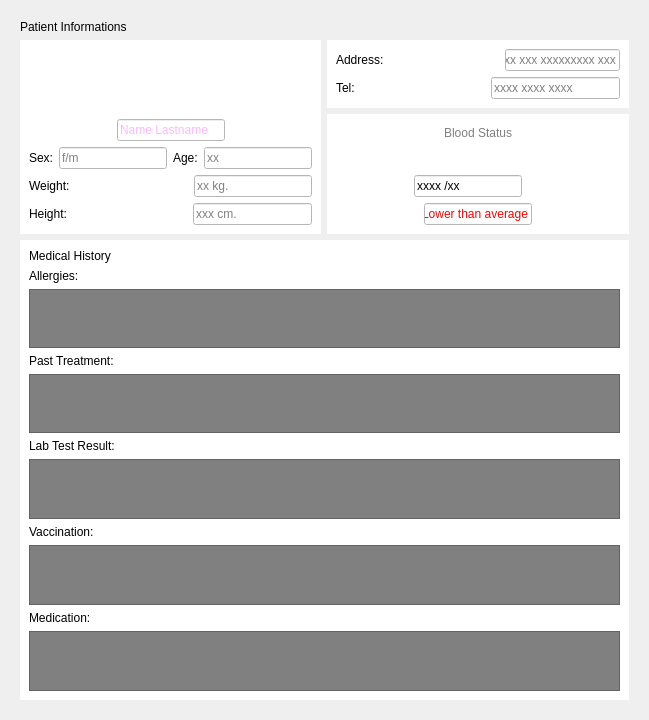
             <widget class="QWidget" name="medical_record_page">
              <property name="minimumSize">
               <size>
                <width>0</width>
                <height>720</height>
               </size>
              </property>
              <property name="maximumSize">
               <size>
                <width>1280</width>
                <height>720</height>
               </size>
              </property>
              <layout class="QVBoxLayout" name="verticalLayout_12">
               <item>
                <widget class="QWidget" name="medical_record_widget" native="true">
                 <property name="minimumSize">
                  <size>
                   <width>0</width>
                   <height>0</height>
                  </size>
                 </property>
                 <property name="maximumSize">
                  <size>
                   <width>1280</width>
                   <height>720</height>
                  </size>
                 </property>
                 <layout class="QVBoxLayout" name="verticalLayout_9">
                  <item>
                   <widget class="QLabel" name="label_patient_info">
                    <property name="styleSheet">
                     <string notr="true">font: 20pt &quot;Microsoft Sans Serif&quot;;</string>
                    </property>
                    <property name="text">
                     <string>Patient Informations</string>
                    </property>
                   </widget>
                  </item>
                  <item>
                   <layout class="QHBoxLayout" name="horizontalLayout_5">
                    <item>
                     <widget class="QWidget" name="patient_info1_widget" native="true">
                      <property name="styleSheet">
                       <string notr="true">background-color: rgb(255, 255, 255);</string>
                      </property>
                      <layout class="QVBoxLayout" name="verticalLayout_6">
                       <item>
                        <layout class="QHBoxLayout" name="horizontalLayout_11">
                         <item>
                          <spacer name="horizontalSpacer_6">
                           <property name="orientation">
                            <enum>Qt::Horizontal</enum>
                           </property>
                           <property name="sizeHint" stdset="0">
                            <size>
                             <width>68</width>
                             <height>20</height>
                            </size>
                           </property>
                          </spacer>
                         </item>
                         <item>
                          <widget class="QLabel" name="label_9">
                           <property name="text">
                            <string/>
                           </property>
                           <property name="pixmap">
                            <pixmap resource="images.qrc">:/images/icons8-user-48.png</pixmap>
                           </property>
                          </widget>
                         </item>
                         <item>
                          <spacer name="horizontalSpacer_7">
                           <property name="orientation">
                            <enum>Qt::Horizontal</enum>
                           </property>
                           <property name="sizeHint" stdset="0">
                            <size>
                             <width>88</width>
                             <height>20</height>
                            </size>
                           </property>
                          </spacer>
                         </item>
                        </layout>
                       </item>
                       <item>
                        <layout class="QHBoxLayout" name="horizontalLayout_10">
                         <item>
                          <spacer name="horizontalSpacer_8">
                           <property name="orientation">
                            <enum>Qt::Horizontal</enum>
                           </property>
                           <property name="sizeHint" stdset="0">
                            <size>
                             <width>68</width>
                             <height>20</height>
                            </size>
                           </property>
                          </spacer>
                         </item>
                         <item>
                          <widget class="QLineEdit" name="lineEdit_4">
                           <property name="styleSheet">
                            <string notr="true">font: 15pt &quot;Microsoft Sans Serif&quot;;
color: rgb(255, 184, 255);</string>
                           </property>
                           <property name="text">
                            <string>Name Lastname</string>
                           </property>
                          </widget>
                         </item>
                         <item>
                          <spacer name="horizontalSpacer_9">
                           <property name="orientation">
                            <enum>Qt::Horizontal</enum>
                           </property>
                           <property name="sizeHint" stdset="0">
                            <size>
                             <width>40</width>
                             <height>20</height>
                            </size>
                           </property>
                          </spacer>
                         </item>
                        </layout>
                       </item>
                       <item>
                        <layout class="QHBoxLayout" name="horizontalLayout_4">
                         <item>
                          <widget class="QLabel" name="label_13">
                           <property name="text">
                            <string>Sex:</string>
                           </property>
                          </widget>
                         </item>
                         <item>
                          <widget class="QLineEdit" name="lineEdit_5">
                           <property name="styleSheet">
                            <string notr="true">color: grey;</string>
                           </property>
                           <property name="text">
                            <string>f/m</string>
                           </property>
                          </widget>
                         </item>
                         <item>
                          <widget class="QLabel" name="label_14">
                           <property name="text">
                            <string>Age:</string>
                           </property>
                          </widget>
                         </item>
                         <item>
                          <widget class="QLineEdit" name="lineEdit_10">
                           <property name="styleSheet">
                            <string notr="true">color: grey;
</string>
                           </property>
                           <property name="text">
                            <string>xx </string>
                           </property>
                          </widget>
                         </item>
                        </layout>
                       </item>
                       <item>
                        <layout class="QHBoxLayout" name="horizontalLayout_6">
                         <item>
                          <widget class="QLabel" name="label_11">
                           <property name="text">
                            <string>Weight:</string>
                           </property>
                          </widget>
                         </item>
                         <item>
                          <spacer name="horizontalSpacer">
                           <property name="orientation">
                            <enum>Qt::Horizontal</enum>
                           </property>
                           <property name="sizeHint" stdset="0">
                            <size>
                             <width>40</width>
                             <height>20</height>
                            </size>
                           </property>
                          </spacer>
                         </item>
                         <item>
                          <widget class="QLineEdit" name="lineEdit_6">
                           <property name="styleSheet">
                            <string notr="true">color: grey;</string>
                           </property>
                           <property name="text">
                            <string>xx kg.</string>
                           </property>
                          </widget>
                         </item>
                        </layout>
                       </item>
                       <item>
                        <layout class="QHBoxLayout" name="horizontalLayout_7">
                         <item>
                          <widget class="QLabel" name="label_12">
                           <property name="text">
                            <string>Height:</string>
                           </property>
                          </widget>
                         </item>
                         <item>
                          <spacer name="horizontalSpacer_3">
                           <property name="orientation">
                            <enum>Qt::Horizontal</enum>
                           </property>
                           <property name="sizeHint" stdset="0">
                            <size>
                             <width>40</width>
                             <height>20</height>
                            </size>
                           </property>
                          </spacer>
                         </item>
                         <item>
                          <widget class="QLineEdit" name="lineEdit_7">
                           <property name="styleSheet">
                            <string notr="true">color: grey;</string>
                           </property>
                           <property name="text">
                            <string>xxx cm.</string>
                           </property>
                          </widget>
                         </item>
                        </layout>
                       </item>
                      </layout>
                     </widget>
                    </item>
                    <item>
                     <layout class="QVBoxLayout" name="verticalLayout_5">
                      <item>
                       <widget class="QWidget" name="patient_info2_widget" native="true">
                        <property name="styleSheet">
                         <string notr="true">background-color: rgb(255, 255, 255);</string>
                        </property>
                        <layout class="QVBoxLayout" name="verticalLayout_4">
                         <item>
                          <layout class="QHBoxLayout" name="horizontalLayout_8">
                           <item>
                            <widget class="QLabel" name="label_address">
                             <property name="text">
                              <string>Address:</string>
                             </property>
                            </widget>
                           </item>
                           <item>
                            <spacer name="horizontalSpacer_4">
                             <property name="orientation">
                              <enum>Qt::Horizontal</enum>
                             </property>
                             <property name="sizeHint" stdset="0">
                              <size>
                               <width>40</width>
                               <height>20</height>
                              </size>
                             </property>
                            </spacer>
                           </item>
                           <item>
                            <widget class="QLineEdit" name="lineEdit_address">
                             <property name="styleSheet">
                              <string notr="true">color: grey;</string>
                             </property>
                             <property name="text">
                              <string>xxx xxx xxxxxxxxx xxx</string>
                             </property>
                            </widget>
                           </item>
                          </layout>
                         </item>
                         <item>
                          <layout class="QHBoxLayout" name="horizontalLayout_9">
                           <item>
                            <widget class="QLabel" name="label_tel_no">
                             <property name="text">
                              <string>Tel:</string>
                             </property>
                            </widget>
                           </item>
                           <item>
                            <spacer name="horizontalSpacer_5">
                             <property name="orientation">
                              <enum>Qt::Horizontal</enum>
                             </property>
                             <property name="sizeHint" stdset="0">
                              <size>
                               <width>40</width>
                               <height>20</height>
                              </size>
                             </property>
                            </spacer>
                           </item>
                           <item>
                            <widget class="QLineEdit" name="lineEdit_tel_no">
                             <property name="styleSheet">
                              <string notr="true">color: grey;</string>
                             </property>
                             <property name="text">
                              <string>xxxx xxxx xxxx </string>
                             </property>
                            </widget>
                           </item>
                          </layout>
                         </item>
                        </layout>
                       </widget>
                      </item>
                      <item>
                       <widget class="QWidget" name="patient_info3_widget" native="true">
                        <property name="styleSheet">
                         <string notr="true">background-color: rgb(255, 255, 255);</string>
                        </property>
                        <layout class="QVBoxLayout" name="verticalLayout_7">
                         <item>
                          <layout class="QHBoxLayout" name="horizontalLayout_12">
                           <item>
                            <spacer name="horizontalSpacer_10">
                             <property name="orientation">
                              <enum>Qt::Horizontal</enum>
                             </property>
                             <property name="sizeHint" stdset="0">
                              <size>
                               <width>88</width>
                               <height>20</height>
                              </size>
                             </property>
                            </spacer>
                           </item>
                           <item>
                            <widget class="QLabel" name="label_blood_status">
                             <property name="styleSheet">
                              <string notr="true">font: 15pt &quot;Microsoft Sans Serif&quot;;
color: grey;</string>
                             </property>
                             <property name="text">
                              <string>Blood Status</string>
                             </property>
                            </widget>
                           </item>
                           <item>
                            <spacer name="horizontalSpacer_11">
                             <property name="orientation">
                              <enum>Qt::Horizontal</enum>
                             </property>
                             <property name="sizeHint" stdset="0">
                              <size>
                               <width>78</width>
                               <height>20</height>
                              </size>
                             </property>
                            </spacer>
                           </item>
                          </layout>
                         </item>
                         <item>
                          <layout class="QHBoxLayout" name="horizontalLayout_13">
                           <item>
                            <spacer name="horizontalSpacer_12">
                             <property name="orientation">
                              <enum>Qt::Horizontal</enum>
                             </property>
                             <property name="sizeHint" stdset="0">
                              <size>
                               <width>78</width>
                               <height>20</height>
                              </size>
                             </property>
                            </spacer>
                           </item>
                           <item>
                            <widget class="QLabel" name="blood_icon">
                             <property name="baseSize">
                              <size>
                               <width>0</width>
                               <height>0</height>
                              </size>
                             </property>
                             <property name="text">
                              <string/>
                             </property>
                             <property name="pixmap">
                              <pixmap resource="images.qrc">:/images/icons8-blood-50.png</pixmap>
                             </property>
                            </widget>
                           </item>
                           <item>
                            <spacer name="horizontalSpacer_13">
                             <property name="orientation">
                              <enum>Qt::Horizontal</enum>
                             </property>
                             <property name="sizeHint" stdset="0">
                              <size>
                               <width>78</width>
                               <height>20</height>
                              </size>
                             </property>
                            </spacer>
                           </item>
                          </layout>
                         </item>
                         <item>
                          <layout class="QHBoxLayout" name="horizontalLayout_14">
                           <item>
                            <spacer name="horizontalSpacer_14">
                             <property name="orientation">
                              <enum>Qt::Horizontal</enum>
                             </property>
                             <property name="sizeHint" stdset="0">
                              <size>
                               <width>78</width>
                               <height>20</height>
                              </size>
                             </property>
                            </spacer>
                           </item>
                           <item>
                            <widget class="QLineEdit" name="lineEdit_blood_pressure">
                             <property name="text">
                              <string>xxxx /xx</string>
                             </property>
                            </widget>
                           </item>
                           <item>
                            <spacer name="horizontalSpacer_15">
                             <property name="orientation">
                              <enum>Qt::Horizontal</enum>
                             </property>
                             <property name="sizeHint" stdset="0">
                              <size>
                               <width>98</width>
                               <height>20</height>
                              </size>
                             </property>
                            </spacer>
                           </item>
                          </layout>
                         </item>
                         <item>
                          <layout class="QHBoxLayout" name="horizontalLayout_15">
                           <item>
                            <spacer name="horizontalSpacer_16">
                             <property name="orientation">
                              <enum>Qt::Horizontal</enum>
                             </property>
                             <property name="sizeHint" stdset="0">
                              <size>
                               <width>40</width>
                               <height>20</height>
                              </size>
                             </property>
                            </spacer>
                           </item>
                           <item>
                            <widget class="QLineEdit" name="lineEdit_blood_warning">
                             <property name="styleSheet">
                              <string notr="true">color: red;</string>
                             </property>
                             <property name="text">
                              <string>Lower than average</string>
                             </property>
                            </widget>
                           </item>
                           <item>
                            <spacer name="horizontalSpacer_17">
                             <property name="orientation">
                              <enum>Qt::Horizontal</enum>
                             </property>
                             <property name="sizeHint" stdset="0">
                              <size>
                               <width>40</width>
                               <height>20</height>
                              </size>
                             </property>
                            </spacer>
                           </item>
                          </layout>
                         </item>
                        </layout>
                       </widget>
                      </item>
                     </layout>
                    </item>
                   </layout>
                  </item>
                  <item>
                   <widget class="QWidget" name="medical_history_widget" native="true">
                    <property name="styleSheet">
                     <string notr="true">background-color: rgb(255, 255, 255);</string>
                    </property>
                    <layout class="QVBoxLayout" name="verticalLayout_8">
                     <item>
                      <widget class="QLabel" name="label_medical_history">
                       <property name="styleSheet">
                        <string notr="true"/>
                       </property>
                       <property name="text">
                        <string>Medical History</string>
                       </property>
                      </widget>
                     </item>
                     <item>
                      <widget class="QLabel" name="label_allergies">
                       <property name="text">
                        <string>Allergies:</string>
                       </property>
                      </widget>
                     </item>
                     <item>
                      <widget class="QTableView" name="tableView_allergies">
                       <property name="styleSheet">
                        <string notr="true">background-color: grey;</string>
                       </property>
                      </widget>
                     </item>
                     <item>
                      <widget class="QLabel" name="label_past_treatment">
                       <property name="text">
                        <string>Past Treatment:</string>
                       </property>
                      </widget>
                     </item>
                     <item>
                      <widget class="QTableView" name="tableView_past_treatment">
                       <property name="styleSheet">
                        <string notr="true">background-color: grey;</string>
                       </property>
                      </widget>
                     </item>
                     <item>
                      <widget class="QLabel" name="label_past_treatment_2">
                       <property name="text">
                        <string>Lab Test Result:</string>
                       </property>
                      </widget>
                     </item>
                     <item>
                      <widget class="QTableView" name="tableView_lab_test">
                       <property name="styleSheet">
                        <string notr="true">background-color: grey;</string>
                       </property>
                      </widget>
                     </item>
                     <item>
                      <widget class="QLabel" name="label_past_treatment_3">
                       <property name="text">
                        <string>Vaccination:</string>
                       </property>
                      </widget>
                     </item>
                     <item>
                      <widget class="QTableView" name="tableView_vaccination">
                       <property name="styleSheet">
                        <string notr="true">background-color: grey;</string>
                       </property>
                      </widget>
                     </item>
                     <item>
                      <widget class="QLabel" name="label_past_treatment_4">
                       <property name="text">
                        <string>Medication:</string>
                       </property>
                      </widget>
                     </item>
                     <item>
                      <widget class="QTableView" name="tableView_medication">
                       <property name="styleSheet">
                        <string notr="true">background-color: grey;</string>
                       </property>
                      </widget>
                     </item>
                    </layout>
                   </widget>
                  </item>
                 </layout>
                </widget>
               </item>
              </layout>
             </widget>
